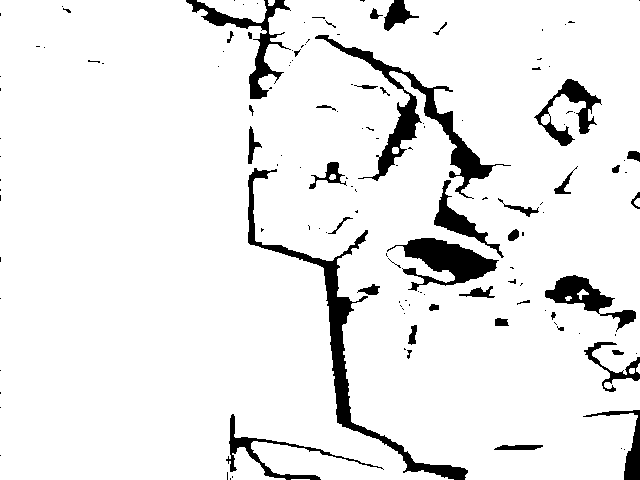
#> input picture 20190920_tof/tof_data/0_dpt.png, 640 x 480 px; its folder holds only this picture in this run
$ python check_tofdata.py
#> lines starting #> are read from the running program, lines starting #| are printed output that depends on the picture; after the words box and inside, x2 and y2 are one past the last pixel; in counts of white or black regions, pixels touching at a corner belong together
#!/usr/bin/env python
# -*- coding: utf-8 -*-


import numpy as np
import cv2
import glob


if __name__ == '__main__':
    line_point = np.array([[5,378],
                           [252,259],
                           [371,265],
                           [637,381],
                           [645,378],
                           [892,259],
                           [1011,265],
                           [1277,381]]) #创建二维数组line_point
    for tof_data_path in glob.glob(r'/home/reid/python_file_e/20190920_tof/tof_data/*.png'):
            src_image = cv2.imread(tof_data_path, cv2.IMREAD_ANYCOLOR)
#> src_image: shape (480, 640); 92.4% white; 140 black regions (98 under 20 px), largest, box (x1, y1, x2, y2) and area: (248, 168, 468, 480) 4622, (315, 35, 511, 199) 4094, (387, 238, 499, 291) 2618
            #print(type(line_point[0]))
            cv2.line(src_image,tuple(line_point[0]),tuple(line_point[1]),(0,0,255),2)
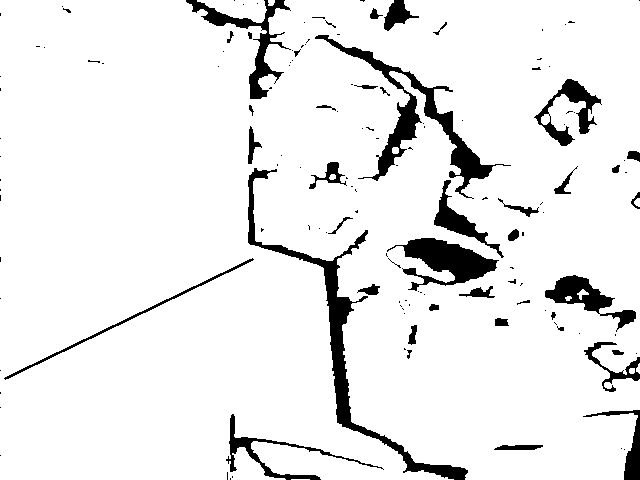
#> src_image: shape (480, 640); 92.2% white; 141 black regions (98 under 20 px), largest, box (x1, y1, x2, y2) and area: (248, 168, 468, 480) 4622, (315, 35, 511, 199) 4094, (387, 238, 499, 291) 2618
            #cv2.line(src_image,line_point[2],line_point[3],(0,0,255),2)
            #cv2.line(src_image,line_point[4],line_point[5],(0,0,255),2)
            #cv2.line(src_image,line_point[6],line_point[7],(0,0,255),2)
            cv2.imshow('src_image', src_image)
            cv2.waitKey()
